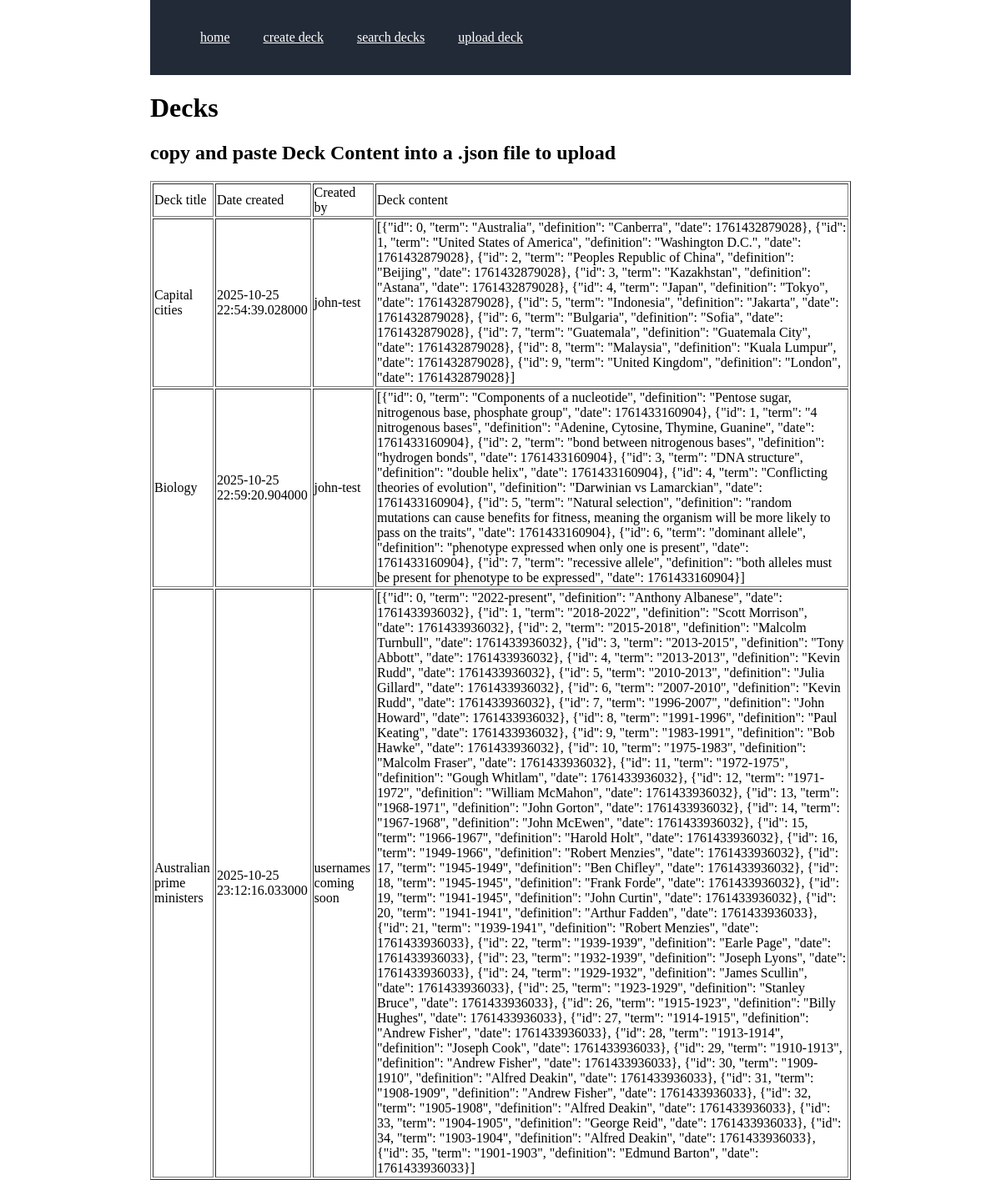
Page /list on the committed database.
### tables this page shows
CREATE TABLE decks(deck_id INTEGER PRIMARY KEY AUTOINCREMENT, deck_name TEXT NOT NULL, length REAL NOT NULL, date REAL NOT NULL, deck_content TEXT NOT NULL, user TEXT NOT NULL);

### app.py (the view)
@app.route("/list")
def get_list():
  conn = sqlite3.connect('database.db')
  conn.row_factory = sqlite3.Row
  select = "SELECT deck_name, length, date, deck_content, user FROM decks"
  rows1 = conn.execute(select).fetchall()
  rows2 = []
  for deck_name, length, date, deck_content, user in rows1:
    rows2.append({
      "deck_name":deck_name,
      "length":length,
      "date":datetime.fromtimestamp(date/1000),
      "deck_content":deck_content,
      "user":user})
  return render_template("list.html", rows = rows2)

### templates/list.html (shortened to what this page needs)
<!DOCTYPE html>
<html>
    <head>
        <link rel=stylesheet href="{{ url_for('static', filename='main.css')}}">
    </head>
    <body>
        <nav>
            <ul>
                <li><a href="/">home</a></li>
                <li><a href="/newdeckrender">create deck</a></li>
                <li><a href="/list">search decks</a></li>
                <li><a href="/upload_deck">upload deck</a></li>
            </ul>
        </nav>
        <h1>Decks</h1>
        <h2>copy and paste Deck Content into a .json file to upload</h2>
        <table border = 1>
            <thead>
                <td>Deck title</td>
                <td>Date created</td>
                <td>Created by</td>
                <td>Deck content</td>
            </thead>
            {% for row in rows %}
                <tr>
                    <td>{{row["deck_name"]}}</td>
                    <td>{{row["date"]}}</td>
                    <td>{{row["user"]}}</td>
                    <td>{{row["deck_content"]}}</td>
                </tr>
            {% endfor %}
        </table>
    </body>
</html>

### static/main.css (style rules this page uses)
body { margin: 0px 15%; }
nav { position: sticky; top: 0; overflow: hidden; z-index: 2; background-color: #232a37; display:flex; align-items: center; }
nav * { display: flex; color: white; }
nav ul { display: flex; align-items: center; }
nav li { margin: 0px; vertical-align: middle; }
nav a { width:auto; padding: 20px; }

### rows in the picture
decks: deck_name "Capital cities", date "2025-10-25 22:54:39.028000", user "john-test", deck_content "[{\"id\": 0, \"term\": \"Australia\", \"definition\": \"Canberra\", \"date\": 1761432879028}, {\"id\": 1, \"term\": \"United States of America\", \"definition\": \"Washington D.C.\", \"date\": 1761432879028}, {\"id\": 2, \"term\": \"Peoples Republic of China\", \"definition\": \"Beijing\", \"date\": 1761432879028}, {\"id\": 3, \"term\": \"Kazakhstan\", \"definition\": \"Astana\", \"date\": 1761432879028}, {\"id\": 4, \"term\": \"Japan\", \"definition\": \"Tokyo\", \"date\": 1761432879028}, {\"id\": 5, \"term\": \"Indonesia\", \"definition\": \"Jakarta\", \"date\": 1761432879028}, {\"id\": 6, \"term\": \"Bulgaria\", \"definition\": \"Sofia\", \"date\": 1761432879028}, {\"id\": 7, \"term\": \"Guatemala\", \"definition\": \"Guatemala City\", \"date\": 1761432879028}, {\"id\": 8, \"term\":…"
decks: deck_name "Biology", date "2025-10-25 22:59:20.904000", user "john-test", deck_content "[{\"id\": 0, \"term\": \"Components of a nucleotide\", \"definition\": \"Pentose sugar, nitrogenous base, phosphate group\", \"date\": 1761433160904}, {\"id\": 1, \"term\": \"4 nitrogenous bases\", \"definition\": \"Adenine, Cytosine, Thymine, Guanine\", \"date\": 1761433160904}, {\"id\": 2, \"term\": \"bond between nitrogenous bases\", \"definition\": \"hydrogen bonds\", \"date\": 1761433160904}, {\"id\": 3, \"term\": \"DNA structure\", \"definition\": \"double helix\", \"date\": 1761433160904}, {\"id\": 4, \"term\": \"Conflicting theories of evolution\", \"definition\": \"Darwinian vs Lamarckian\", \"date\": 1761433160904}, {\"id\": 5, \"term\": \"Natural selection\", \"definition\": \"random mutations can cause benefits for fitness, meaning the organism…"
decks: deck_name "Australian prime ministers", date "2025-10-25 23:12:16.033000", user "usernames coming soon", deck_content "[{\"id\": 0, \"term\": \"2022-present\", \"definition\": \"Anthony Albanese\", \"date\": 1761433936032}, {\"id\": 1, \"term\": \"2018-2022\", \"definition\": \"Scott Morrison\", \"date\": 1761433936032}, {\"id\": 2, \"term\": \"2015-2018\", \"definition\": \"Malcolm Turnbull\", \"date\": 1761433936032}, {\"id\": 3, \"term\": \"2013-2015\", \"definition\": \"Tony Abbott\", \"date\": 1761433936032}, {\"id\": 4, \"term\": \"2013-2013\", \"definition\": \"Kevin Rudd\", \"date\": 1761433936032}, {\"id\": 5, \"term\": \"2010-2013\", \"definition\": \"Julia Gillard\", \"date\": 1761433936032}, {\"id\": 6, \"term\": \"2007-2010\", \"definition\": \"Kevin Rudd\", \"date\": 1761433936032}, {\"id\": 7, \"term\": \"1996-2007\", \"definition\": \"John Howard\", \"date\": 1761433936032}, {\"id\": 8,…"
